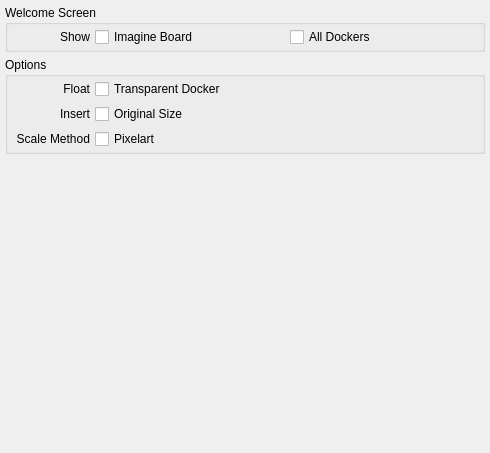
            <widget class="QWidget" name="scroll_area_contents_system">
             <property name="geometry">
              <rect>
               <x>0</x>
               <y>0</y>
               <width>490</width>
               <height>453</height>
              </rect>
             </property>
             <layout class="QVBoxLayout" name="scroll_area_contents_system_layout">
              <property name="spacing">
               <number>5</number>
              </property>
              <property name="leftMargin">
               <number>5</number>
              </property>
              <property name="topMargin">
               <number>5</number>
              </property>
              <property name="rightMargin">
               <number>5</number>
              </property>
              <property name="bottomMargin">
               <number>5</number>
              </property>
              <item>
               <widget class="QGroupBox" name="group_interface">
                <property name="focusPolicy">
                 <enum>Qt::NoFocus</enum>
                </property>
                <property name="title">
                 <string>Welcome Screen</string>
                </property>
                <property name="flat">
                 <bool>true</bool>
                </property>
                <layout class="QGridLayout" name="group_interface_layout">
                 <property name="leftMargin">
                  <number>2</number>
                 </property>
                 <property name="topMargin">
                  <number>2</number>
                 </property>
                 <property name="rightMargin">
                  <number>2</number>
                 </property>
                 <property name="bottomMargin">
                  <number>2</number>
                 </property>
                 <property name="spacing">
                  <number>5</number>
                 </property>
                 <item row="0" column="0">
                  <widget class="QLabel" name="label_sow_show">
                   <property name="minimumSize">
                    <size>
                     <width>80</width>
                     <height>20</height>
                    </size>
                   </property>
                   <property name="maximumSize">
                    <size>
                     <width>80</width>
                     <height>20</height>
                    </size>
                   </property>
                   <property name="text">
                    <string>Show</string>
                   </property>
                   <property name="alignment">
                    <set>Qt::AlignRight|Qt::AlignTrailing|Qt::AlignVCenter</set>
                   </property>
                  </widget>
                 </item>
                 <item row="0" column="1">
                  <layout class="QHBoxLayout" name="hl_show">
                   <property name="spacing">
                    <number>5</number>
                   </property>
                   <item>
                    <widget class="QCheckBox" name="sow_imagine">
                     <property name="sizePolicy">
                      <sizepolicy hsizetype="Ignored" vsizetype="Fixed">
                       <horstretch>0</horstretch>
                       <verstretch>0</verstretch>
                      </sizepolicy>
                     </property>
                     <property name="minimumSize">
                      <size>
                       <width>0</width>
                       <height>20</height>
                      </size>
                     </property>
                     <property name="maximumSize">
                      <size>
                       <width>16777215</width>
                       <height>20</height>
                      </size>
                     </property>
                     <property name="text">
                      <string>Imagine Board</string>
                     </property>
                    </widget>
                   </item>
                   <item>
                    <widget class="QCheckBox" name="sow_dockers">
                     <property name="sizePolicy">
                      <sizepolicy hsizetype="Ignored" vsizetype="Fixed">
                       <horstretch>0</horstretch>
                       <verstretch>0</verstretch>
                      </sizepolicy>
                     </property>
                     <property name="minimumSize">
                      <size>
                       <width>0</width>
                       <height>20</height>
                      </size>
                     </property>
                     <property name="maximumSize">
                      <size>
                       <width>16777215</width>
                       <height>20</height>
                      </size>
                     </property>
                     <property name="text">
                      <string>All Dockers</string>
                     </property>
                    </widget>
                   </item>
                  </layout>
                 </item>
                </layout>
               </widget>
              </item>
              <item>
               <widget class="QGroupBox" name="group_options">
                <property name="focusPolicy">
                 <enum>Qt::NoFocus</enum>
                </property>
                <property name="title">
                 <string>Options</string>
                </property>
                <property name="flat">
                 <bool>true</bool>
                </property>
                <layout class="QGridLayout" name="group_options_layout">
                 <property name="leftMargin">
                  <number>2</number>
                 </property>
                 <property name="topMargin">
                  <number>2</number>
                 </property>
                 <property name="rightMargin">
                  <number>2</number>
                 </property>
                 <property name="bottomMargin">
                  <number>2</number>
                 </property>
                 <property name="spacing">
                  <number>5</number>
                 </property>
                 <item row="1" column="1">
                  <widget class="QCheckBox" name="sys_insert_original_size">
                   <property name="sizePolicy">
                    <sizepolicy hsizetype="Ignored" vsizetype="Fixed">
                     <horstretch>0</horstretch>
                     <verstretch>0</verstretch>
                    </sizepolicy>
                   </property>
                   <property name="minimumSize">
                    <size>
                     <width>0</width>
                     <height>20</height>
                    </size>
                   </property>
                   <property name="maximumSize">
                    <size>
                     <width>16777215</width>
                     <height>20</height>
                    </size>
                   </property>
                   <property name="focusPolicy">
                    <enum>Qt::NoFocus</enum>
                   </property>
                   <property name="text">
                    <string>Original Size</string>
                   </property>
                  </widget>
                 </item>
                 <item row="1" column="0">
                  <widget class="QLabel" name="label_options_insert">
                   <property name="sizePolicy">
                    <sizepolicy hsizetype="Preferred" vsizetype="Fixed">
                     <horstretch>0</horstretch>
                     <verstretch>0</verstretch>
                    </sizepolicy>
                   </property>
                   <property name="minimumSize">
                    <size>
                     <width>80</width>
                     <height>20</height>
                    </size>
                   </property>
                   <property name="maximumSize">
                    <size>
                     <width>80</width>
                     <height>20</height>
                    </size>
                   </property>
                   <property name="text">
                    <string>Insert</string>
                   </property>
                   <property name="alignment">
                    <set>Qt::AlignRight|Qt::AlignTrailing|Qt::AlignVCenter</set>
                   </property>
                  </widget>
                 </item>
                 <item row="0" column="0">
                  <widget class="QLabel" name="label_options_float">
                   <property name="minimumSize">
                    <size>
                     <width>80</width>
                     <height>20</height>
                    </size>
                   </property>
                   <property name="maximumSize">
                    <size>
                     <width>80</width>
                     <height>20</height>
                    </size>
                   </property>
                   <property name="text">
                    <string>Float</string>
                   </property>
                   <property name="alignment">
                    <set>Qt::AlignRight|Qt::AlignTrailing|Qt::AlignVCenter</set>
                   </property>
                  </widget>
                 </item>
                 <item row="0" column="1">
                  <widget class="QCheckBox" name="sys_transparent">
                   <property name="sizePolicy">
                    <sizepolicy hsizetype="Ignored" vsizetype="Fixed">
                     <horstretch>0</horstretch>
                     <verstretch>0</verstretch>
                    </sizepolicy>
                   </property>
                   <property name="minimumSize">
                    <size>
                     <width>0</width>
                     <height>20</height>
                    </size>
                   </property>
                   <property name="maximumSize">
                    <size>
                     <width>16777215</width>
                     <height>20</height>
                    </size>
                   </property>
                   <property name="focusPolicy">
                    <enum>Qt::NoFocus</enum>
                   </property>
                   <property name="text">
                    <string>Transparent Docker</string>
                   </property>
                  </widget>
                 </item>
                 <item row="2" column="0">
                  <widget class="QLabel" name="label_options_scale_method">
                   <property name="sizePolicy">
                    <sizepolicy hsizetype="Preferred" vsizetype="Fixed">
                     <horstretch>0</horstretch>
                     <verstretch>0</verstretch>
                    </sizepolicy>
                   </property>
                   <property name="minimumSize">
                    <size>
                     <width>80</width>
                     <height>20</height>
                    </size>
                   </property>
                   <property name="maximumSize">
                    <size>
                     <width>80</width>
                     <height>20</height>
                    </size>
                   </property>
                   <property name="text">
                    <string>Scale Method</string>
                   </property>
                   <property name="alignment">
                    <set>Qt::AlignRight|Qt::AlignTrailing|Qt::AlignVCenter</set>
                   </property>
                  </widget>
                 </item>
                 <item row="2" column="1">
                  <widget class="QCheckBox" name="sys_pixelart">
                   <property name="sizePolicy">
                    <sizepolicy hsizetype="Ignored" vsizetype="Fixed">
                     <horstretch>0</horstretch>
                     <verstretch>0</verstretch>
                    </sizepolicy>
                   </property>
                   <property name="minimumSize">
                    <size>
                     <width>0</width>
                     <height>20</height>
                    </size>
                   </property>
                   <property name="maximumSize">
                    <size>
                     <width>16777215</width>
                     <height>20</height>
                    </size>
                   </property>
                   <property name="focusPolicy">
                    <enum>Qt::NoFocus</enum>
                   </property>
                   <property name="text">
                    <string>Pixelart</string>
                   </property>
                  </widget>
                 </item>
                </layout>
               </widget>
              </item>
              <item>
               <spacer name="vertical_spacer_system">
                <property name="focusPolicy">
                 <enum>Qt::NoFocus</enum>
                </property>
                <property name="orientation">
                 <enum>Qt::Vertical</enum>
                </property>
                <property name="sizeHint" stdset="0">
                 <size>
                  <width>0</width>
                  <height>0</height>
                 </size>
                </property>
               </spacer>
              </item>
             </layout>
            </widget>
